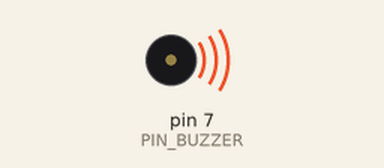
Recording of a sketch running on a simulated Arduino Uno, built with avr-gcc and run on an emulated ATmega328P. On the bench: buzzer (waves = sounding).

Above: at 1.1 s.
Timing chart, 0 to 4.0 s (numbered marks = the images above):
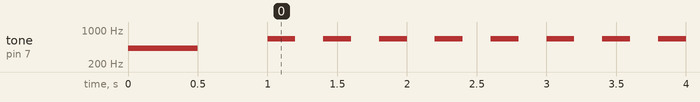

The sketch:

buzzer.ino
```cpp
#define PIN_BUZZER 7

void setup() {
  pinMode(PIN_BUZZER, OUTPUT);
  tone(PIN_BUZZER, 420);
  delay(500);
  noTone(PIN_BUZZER);
  delay(500);
}

void loop() {
  tone(PIN_BUZZER, 660);
  delay(200);
  noTone(PIN_BUZZER);
  delay(200);
}
```

Measured:
- by itself, tone on pin 7 (PIN_BUZZER): plays 420 Hz for 0.50 s, 660 Hz for 0.20 s, 660 Hz for 0.20 s, 660 Hz for 0.20 s, 660 Hz for 0.20 s, 660 Hz for 0.20 s … (324 notes in this stretch)
